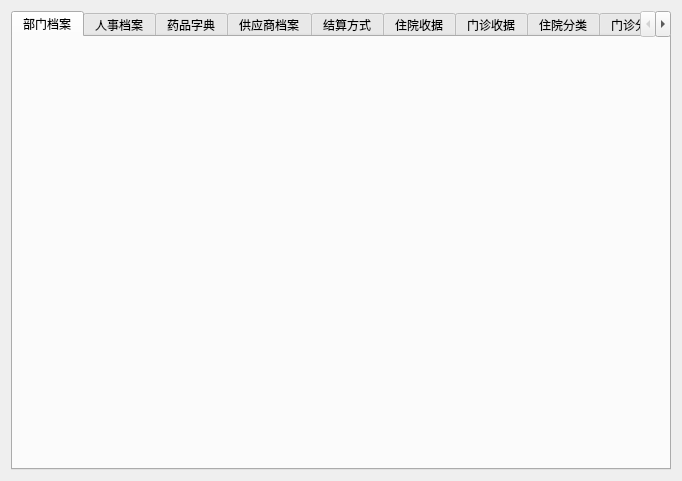
<?xml version="1.0" encoding="UTF-8"?>
<ui version="4.0">
 <class>SystemAdmin</class>
 <widget class="QWidget" name="SystemAdmin">
  <property name="geometry">
   <rect>
    <x>0</x>
    <y>0</y>
    <width>682</width>
    <height>481</height>
   </rect>
  </property>
  <property name="windowTitle">
   <string>SystemAdmin</string>
  </property>
  <layout class="QHBoxLayout" name="horizontalLayout">
   <item>
    <widget class="QTabWidget" name="tabWidget">
     <property name="currentIndex">
      <number>0</number>
     </property>
     <widget class="QWidget" name="tab">
      <attribute name="title">
       <string>部门档案</string>
      </attribute>
     </widget>
     <widget class="QWidget" name="tab_2">
      <attribute name="title">
       <string>人事档案</string>
      </attribute>
     </widget>
     <widget class="QWidget" name="tab_4">
      <attribute name="title">
       <string>药品字典</string>
      </attribute>
     </widget>
     <widget class="QWidget" name="tab_3">
      <attribute name="title">
       <string>供应商档案</string>
      </attribute>
     </widget>
     <widget class="QWidget" name="tab_6">
      <attribute name="title">
       <string>结算方式</string>
      </attribute>
     </widget>
     <widget class="QWidget" name="tab_7">
      <attribute name="title">
       <string>住院收据</string>
      </attribute>
     </widget>
     <widget class="QWidget" name="tab_8">
      <attribute name="title">
       <string>门诊收据</string>
      </attribute>
     </widget>
     <widget class="QWidget" name="tab_9">
      <attribute name="title">
       <string>住院分类</string>
      </attribute>
     </widget>
     <widget class="QWidget" name="tab_5">
      <attribute name="title">
       <string>门诊分类</string>
      </attribute>
     </widget>
     <widget class="QWidget" name="tab_10">
      <attribute name="title">
       <string>套餐组合</string>
      </attribute>
     </widget>
     <widget class="QWidget" name="tab_11">
      <attribute name="title">
       <string>医药分类</string>
      </attribute>
     </widget>
     <widget class="QWidget" name="tab_12">
      <attribute name="title">
       <string>字典分类</string>
      </attribute>
     </widget>
     <widget class="QWidget" name="tab_13">
      <attribute name="title">
       <string>参合村名</string>
      </attribute>
     </widget>
     <widget class="QWidget" name="tab_14">
      <attribute name="title">
       <string>参合人员</string>
      </attribute>
     </widget>
    </widget>
   </item>
  </layout>
 </widget>
 <layoutdefault spacing="6" margin="11"/>
 <resources/>
 <connections/>
</ui>
